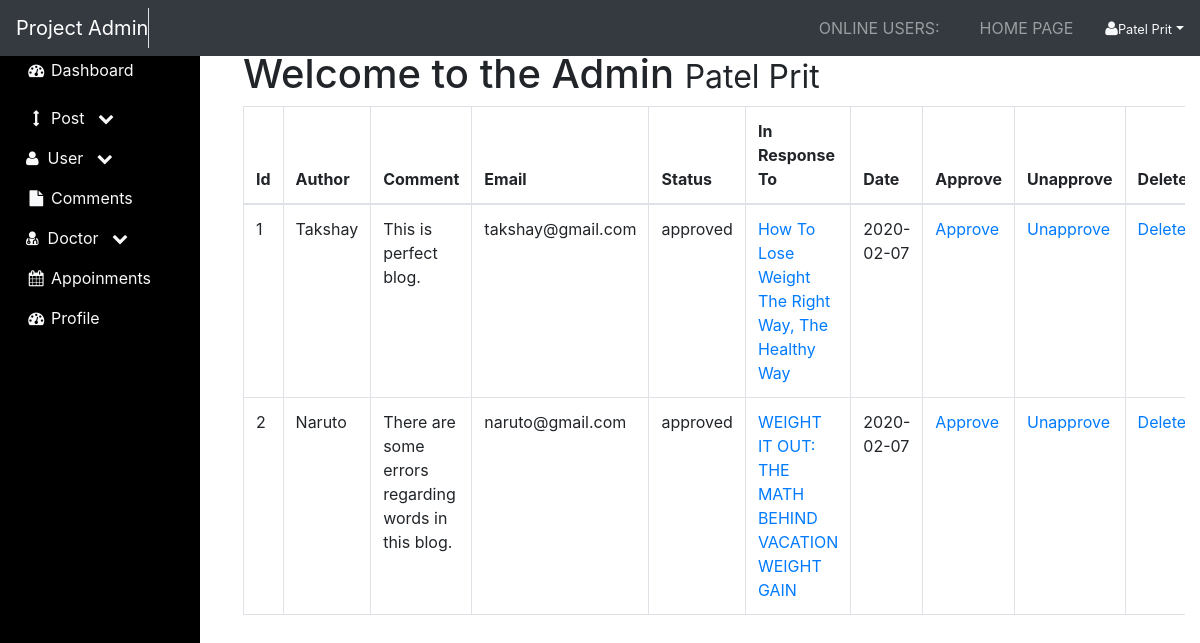
The app's page /admin/comments.php (signed in) with its own data.
### tables this page shows
CREATE TABLE `comments` (
  `comment_id` int(11) NOT NULL,
  `comment_post_id` int(11) NOT NULL,
  `comment_author` varchar(255) NOT NULL,
  `comment_email` varchar(255) NOT NULL,
  `comment_content` text NOT NULL,
  `comment_status` varchar(255) NOT NULL,
  `comment_date` date NOT NULL
);

CREATE TABLE `posts` (
  `post_id` int(11) NOT NULL,
  `post_category_id` int(11) NOT NULL,
  `post_title` varchar(255) NOT NULL,
  `post_author` varchar(255) NOT NULL,
  `post_date` date NOT NULL,
  `post_image` text NOT NULL,
  `post_content` text NOT NULL,
  `post_tags` varchar(255) NOT NULL,
  `post_comment_count` int(11) NOT NULL,
  `post_status` varchar(255) NOT NULL,
  `post_views_count` int(11) NOT NULL
);

### admin/includes/view_all_comments.php (the view, shortened to what this page needs)
<div class="form_scroll">
<table class="table table-bordered table-hover summary" style="min-width:70vw;">
    <thead>
        <tr>
            <th>Id</th>
            <th>Author</th>
            <th>Comment</th>
            <th>Email</th>
            <th>Status</th>
            <th>In Response To</th>
            <th>Date</th>
            <th>Approve</th>
            <th>Unapprove</th>
            <th>Delete</th>
        </tr>
    </thead>
    <tbody>
        <?php
            $query = "SELECT * FROM comments";
            $select_comments=mysqli_query($connection,$query);
            while($row = mysqli_fetch_assoc($select_comments)){
                $comment_id = $row['comment_id'];
                $comment_post_id = $row['comment_post_id'];
                $comment_author = $row['comment_author'];
                $comment_content = $row['comment_content'];
                $comment_email = $row['comment_email'];
                $comment_status = $row['comment_status'];
                $comment_date = $row['comment_date'];
            echo "<tr>";
            echo "<td>{$comment_id}</td>";
            echo "<td>{$comment_author}</td>";
            echo "<td>{$comment_content}</td>";
            echo "<td>{$comment_email}</td>";
            echo "<td>{$comment_status}</td>";
            $query = "SELECT * FROM posts WHERE post_id = $comment_post_id";
            $select_post_id_query = mysqli_query($connection,$query);
            while($row = mysqli_fetch_assoc($select_post_id_query)){
                $post_title = $row['post_title'];
                $post_id = $row['post_id'];
                echo "<td><a href='../blog.php?p_id=$post_id'>$post_title</a></td>";
            }
            echo "<td>{$comment_date}</td>";
            echo "<td><a href='comments.php?approve={$comment_id}'>Approve</a></td>";
            echo "<td><a href='comments.php?unapprove={$comment_id}'>Unapprove</a></td>";
            echo "<td><a href='comments.php?delete={$comment_id}'>Delete</a></td>";
            echo "</tr>";
            }
?>
    </tbody>
</table>
</div>

### admin/includes/admin_header.php (style rules this page uses)
@media (max-width:1243px) { .form_scroll { overflow:scroll; } }

### records on screen
comments: comment_id "1", comment_author "Takshay", comment_content "This is perfect blog.", comment_email "takshay@gmail.com", comment_status "approved", comment_date "2020-02-07"
posts: post_title "How To Lose Weight The Right Way, The Healthy Way"
comments: comment_id "2", comment_author "Naruto", comment_content "There are some errors regarding words in this blog.", comment_email "naruto@gmail.com", comment_status "approved", comment_date "2020-02-07"
posts: post_title "WEIGHT IT OUT: THE MATH BEHIND VACATION WEIGHT GAIN"

### other values on screen
$_SESSION['user_name'] "Patel Prit"
